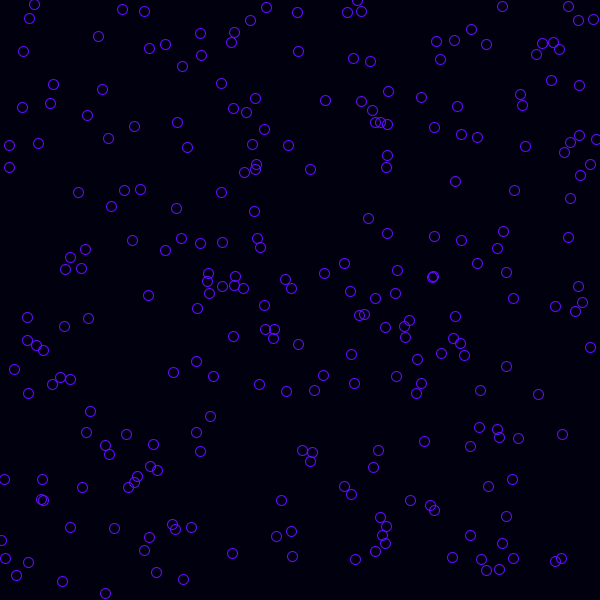
Frame 1 (no input)
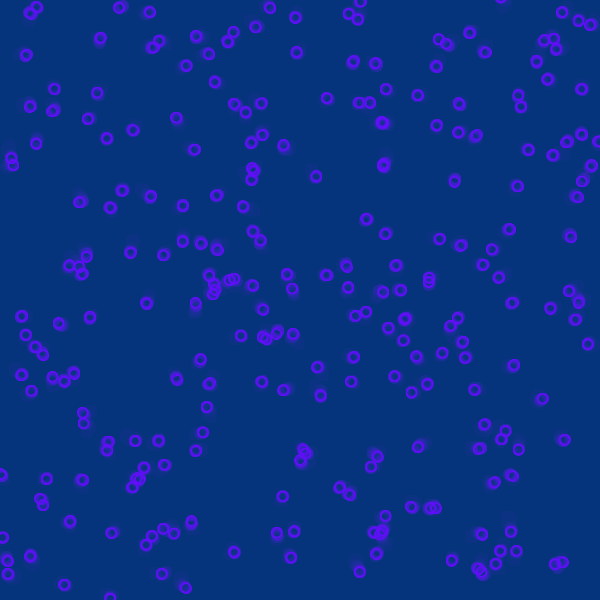
Frame 60 (the mouse pressed at the canvas centre just before this capture)
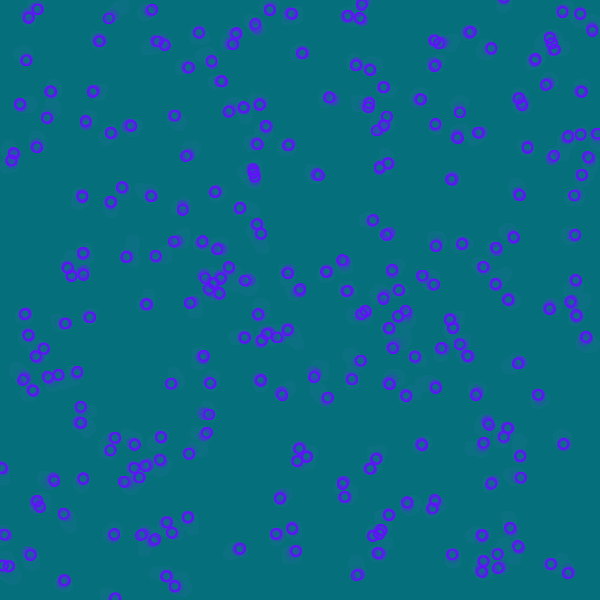
Frame 120 (the mouse held since frame 60 and released just before this capture)

The Processing sketch that drew these frames (run headless with seeded random() and noise(); from frame 60 on, the mouse is pressed at the canvas centre):

// Processing sketch: modulo01
// ── modulo01.pde
Particula [] part = new Particula[256];
int indice = 0;

void setup() {

  size(600, 600);
  background(0);
  for (int i = 0; i < part.length; i++) {
    part[i] = new Particula (random(width), random(height));
  }
}

void draw() {
  noStroke();
  fill(10,indice,130,30);
  rect(0,0,width,height);
  noFill();
  stroke(100,12,255);
  for(int i = 0; i < part.length; i++){
  part[i].display();
  part[i].move();
  }

  indice = (indice +1)%part.length;
}

// ── Particula.pde
//Clase
class Particula {
  //Datos utilizados por la clase
  float xPos;
  float yPos;
  //Constructor
  Particula(float x, float y) {
    //Inicializacion de datos
    xPos = x;
    yPos = y;
  }
  //Metodo
  void display() {
    //Instrucciones del metodo
    ellipse(xPos, yPos, 10, 10);
  }
  //Metodo
  void move() {
  //Instrucciones del metodo
    float rX = random(-1,1);
    float rY = random(-1,1);
    xPos += rX;
    yPos +=rY;
  }
}
